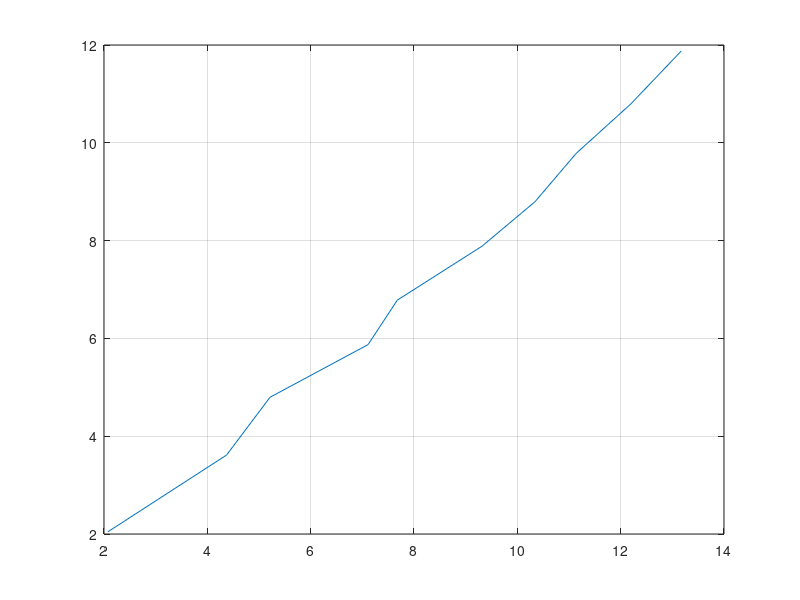
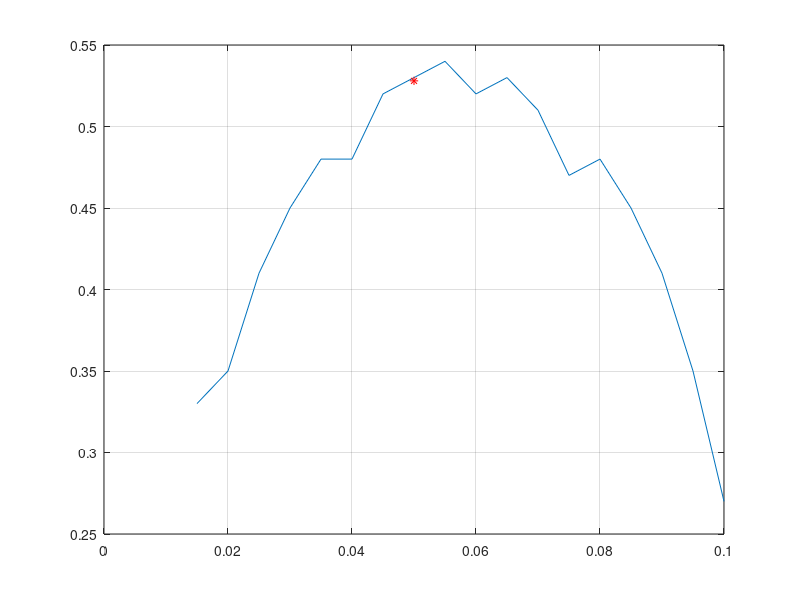
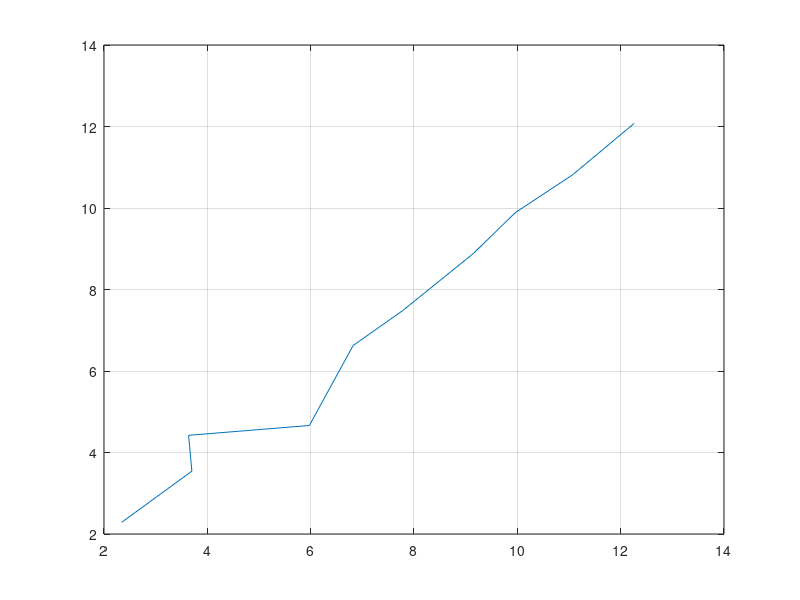

The MATLAB script that drew these images, in order:


% this is the first (very wrong one) that we did
% u = [0, 10, 20, 30, 40, 50, 60];
% volt = [-108e-3, -.107e-3, -51e-3, 0.01, 0.32, 0.52, 0.81] ;%mV
clear 
close all 


%calibration
% Voltage from pitot tube at atm pressure, not sure why I called it U...
atmU = mean([-110.3, -109.9, -110.409, -110.362, -110.895, -110.484])*1e-3;
c2 = 98.8;
c1 = -c2*atmU;

% constants
rho = 1.2754;
A1 = pi*(.1/2)^2;
A2 = pi*(.05/2)^2;


% Task 1
%-------------------------------------------------------------
%-------------------------------------------------------------

u_fan = [20, 25, 30, 35, 40, 45, 50, 55, 60, 65]; %Unitless, speed of fan
pitot = [-82.6e-3, 13e-3, 65e-3, .216, .27, .45, .58, .69, .85, 1.01]; %Volts
Pdiff = [40, -590+715, 760-540, 820-490, 870-430, 950-355, 1020-280,1100-185, 1210-95, 1325+25]; %Pascal ?

Pdiff_pitot = c1+c2*pitot;

%Calc w1 and u for task 1
w1 = sqrt(2*Pdiff/rho)*A2/sqrt(A1^2-A2^2);
u = sqrt(2*Pdiff_pitot/rho);

% close all 
figure
plot(u,w1)
hold on 
grid on 





%% Task 2
%-------------------------------------------------------------
%-------------------------------------------------------------
% close all
dist = [15, 20, 25, 30, 35, 40, 45, 50, 55, 60, 65, 70, 75, 80, 85, 90, 95, 100]*1e-3; %Distance from top of tube in m
volt2 = [.33, .35, .41, .45, .48, .48, .52, .53, .54, .52, .53, .51, .47, .48, .45, .41, .35, .27]; %Volt from pitot tube

figure
plot(dist,volt2)
hold on
grid on 


% extra measurement in the middle of the tube to see if it was really asymmetric
dist_middle = 50e-3;
volt_middle = mean([56.7, 62.1,53.0,51.8,43.5, 49.7])*1e-2;
plot(dist_middle,volt_middle,'r*')




%% Task 3 , redo task 1 with pitot tube in the back
%-------------------------------------------------------------
%-------------------------------------------------------------
u_fan2 = [20, 25, 30, 35, 40, 45, 50, 55, 60, 65]; %Unitless, speed of fan
Pdiff2 = [675-625, 710-590, 740-553, 705-497, 860-440, 915-380, 1025-270, 1115-180, 1205-87, 1345+50]; %Pascal ? 
pitot2 = [-.075, -.022, -.025, .12, .19, .28, .43, .53, .68, .86]; % Volt



Pdiff_pitot2 = c1+c2*pitot2;

%same calculations as task 1 (literally copy-pasted)
w1_2 = sqrt(2*Pdiff2/rho)*A2/sqrt(A1^2-A2^2);
u2 = sqrt(2*Pdiff_pitot2/rho);



% close all 
figure
plot(u2,w1_2)
hold on 
grid on 





